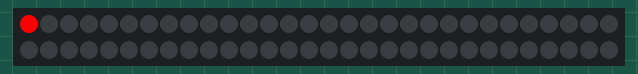
Bench run of a program on a simulated Arduino Nano, built with avr-gcc and run on an emulated ATmega328P. On the bench: 60 RGB LEDs in strip order, left to right, continuing on the next row.

Above: at 0.16 s.
At 3.94 s:
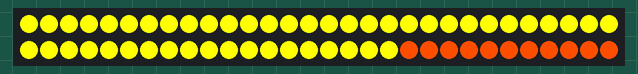
At 8.04 s:
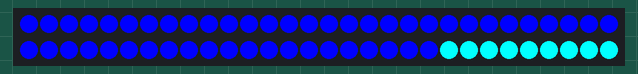
At 16.24 s:
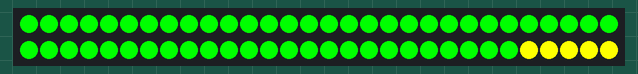
At 24.13 s:
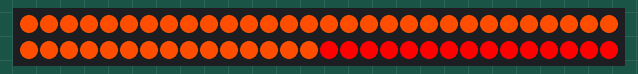
At 32.33 s:
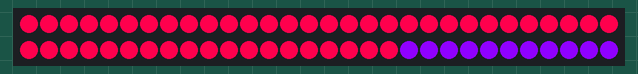

The program:

main.cpp
```cpp
#include <Adafruit_NeoPixel.h>
#include <config.hpp>

void setup()
{
    strip.begin();
    strip.setBrightness(255);
}

void color()
{
    unsigned long startTime = millis();
    unsigned long elapsedTime = 0;
    const unsigned long colorDuration = 30000;

    while (elapsedTime < colorDuration) {
        for (int i = 0; i < NUM_PIXEL; i++) {
            strip.setPixelColor(i, strip.Color(255, 0, 0));
            strip.show();
            delay(20);
        }

        for (int i = 0; i < NUM_PIXEL; i++) {
            strip.setPixelColor(i, strip.Color(255, 77, 0));
            strip.show();
            delay(20);
        }

        for (int i = 0; i < NUM_PIXEL; i++) {
            strip.setPixelColor(i, strip.Color(255, 255, 0));
            strip.show();
            delay(20);
        }

        for (int i = 0; i < NUM_PIXEL; i++) {
            strip.setPixelColor(i, strip.Color(0, 255, 0));
            strip.show();
            delay(20);
        }

        for (int i = 0; i < NUM_PIXEL; i++) {
            strip.setPixelColor(i, strip.Color(0, 255, 255));
            strip.show();
            delay(20);
        }

        for (int i = 0; i < NUM_PIXEL; i++) {
            strip.setPixelColor(i, strip.Color(0, 0, 255));
            strip.show();
            delay(20);
        }

        for (int i = 0; i < NUM_PIXEL; i++) {
            strip.setPixelColor(i, strip.Color(144, 0, 255));
            strip.show();
            delay(20);
        }

        for (int i = 0; i < NUM_PIXEL; i++) {
            strip.setPixelColor(i, strip.Color(255, 0, 77));
            strip.show();
            delay(20);
        }

        elapsedTime = millis() - startTime;
    }

    for (int i = 0; i < NUM_PIXEL; i++) {
        strip.setPixelColor(i, strip.Color(0, 0, 0));
        strip.show();
        delay(20);
    }
}

void rainbow()
{
    unsigned long startTime = millis();
    unsigned long elapsedTime = 0;
    const unsigned long rainbowDuration = 30000;
    int rainbow = 0;

    while (elapsedTime < rainbowDuration) {
        strip.rainbow(rainbow);
        strip.show();
        delay(15);

        elapsedTime = millis() - startTime;
        rainbow -= 256;
    }

    for (int i = 0; i < NUM_PIXEL; i++) {
        strip.setPixelColor(i, strip.Color(0, 0, 0));
        strip.show();
        delay(20);
    }
}

void loop()
{
    color();
    delay(100);
    rainbow();
}
```

config.hpp
```cpp
#include <Adafruit_NeoPixel.h>

#define NUM_PIXEL 60
#define PIN 6
#define SET NEO_GRB + NEO_KHZ800

Adafruit_NeoPixel strip = Adafruit_NeoPixel(NUM_PIXEL, PIN, NEO_GRB);
```
